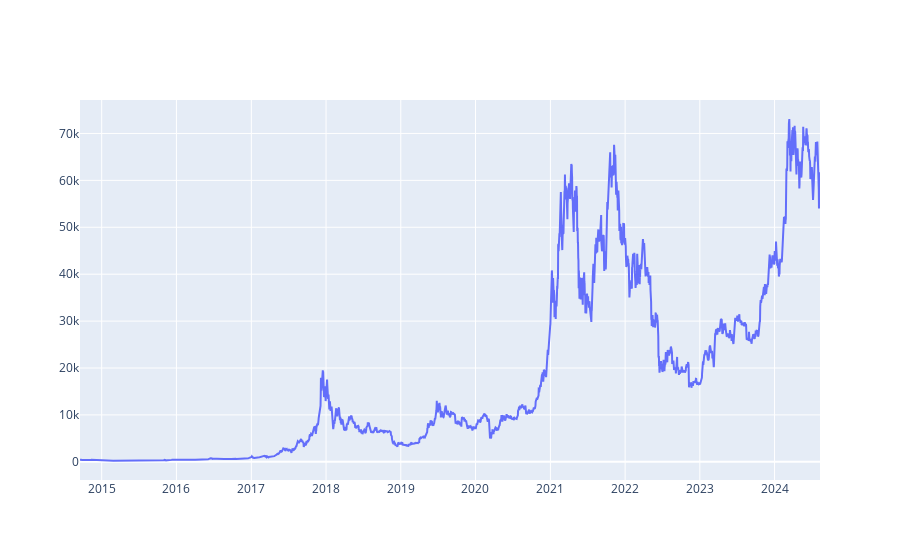

The code cell stored with this chart in its notebook:
### Code cell
# Graph preço de fechamento
fig = go.Figure()
fig.add_trace(go.Scatter(x=df.ds, y = df.y))

### Figure 1 — Plotly figure (JSON) as saved in the notebook; plotly's stock layout.template omitted (floating-point values rounded to 4 significant figures; data arrays with more than 128 entries replaced by an {"elided": "..."} marker saying what was removed)
{"data": [{"type": "scatter", "x": {"elided": "3616 str values"}, "y": {"elided": "3616 float values"}}], "layout": {}}
